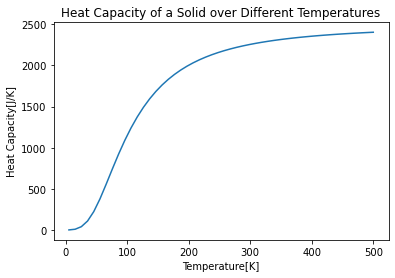

Here is the Python script that generated this plot:
#!/usr/bin/env python3
# -*- coding: utf-8 -*-
"""
Created on Mon Oct  2 21:26:16 2023

@author: nancyshi
"""
import numpy as np
import matplotlib.pyplot as plt
from gaussxw import gaussxw_
#constants:
V = 1000*1/1e6
rho = 6.022*1e28
theta = 428
k_b = 1.38e-23


def f(x):
  return (x**4*np.exp(x))/((np.exp(x)-1)**2)
N = 50
a = 0
T_list = []
T_temp = np.linspace(5, 500)
for T in T_temp:
    b = theta/T
    
    x, w = gaussxw_(N)
    xp = 0.5*(b-a)*x + 0.5*(b-a)
    wp = 0.5*(b-a)*w
    
    s = 0.0
    for k in range(N):
        s+=wp[k]*f(xp[k])
    
    T_list.append(s*9*V*rho*k_b*(T/theta)**3)
plt.plot(T_temp, T_list)
plt.xlabel("Temperature[K]")
plt.ylabel("Heat Capacity[J/K]")
plt.title("Heat Capacity of a Solid over Different Temperatures")
